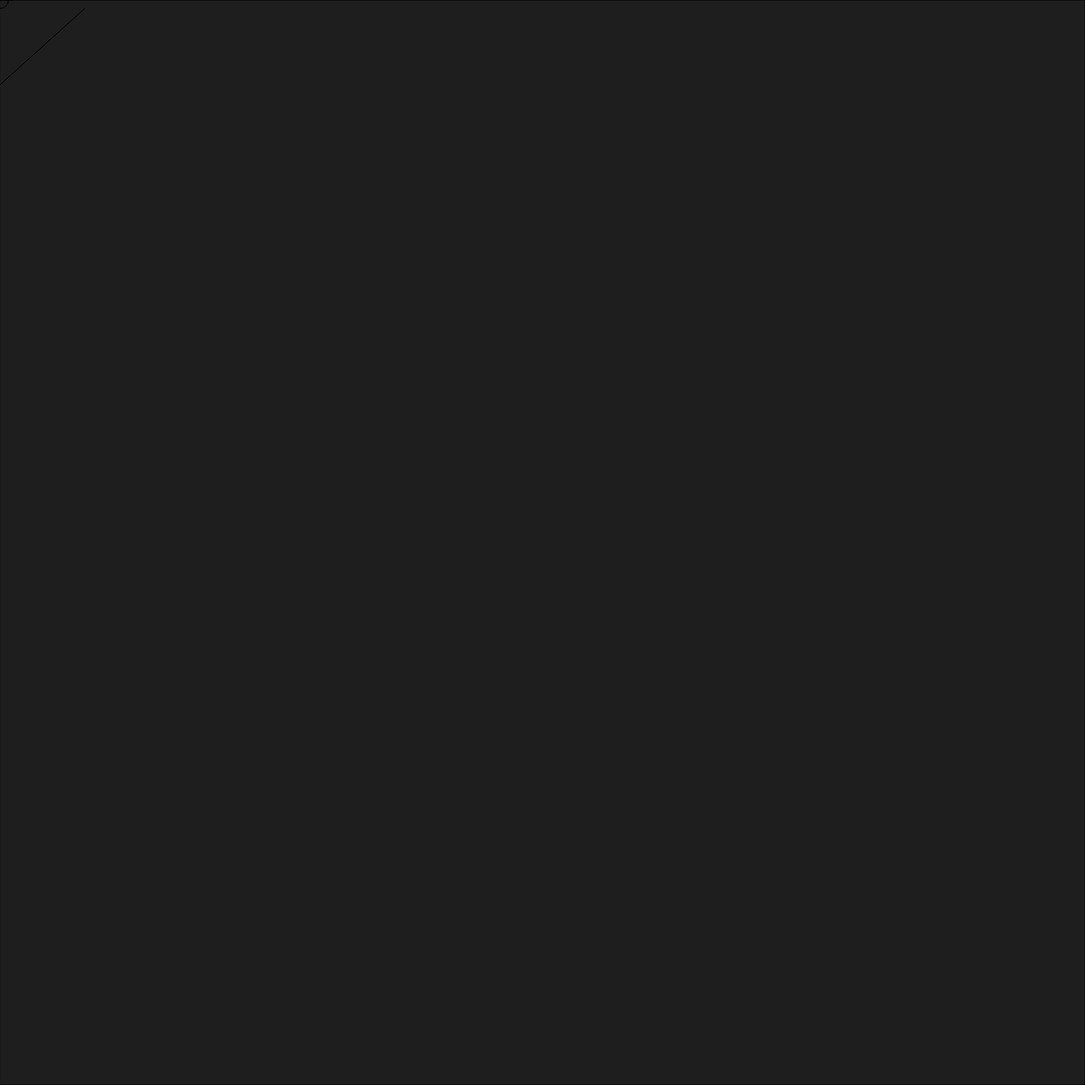
Frame 1 (no input)
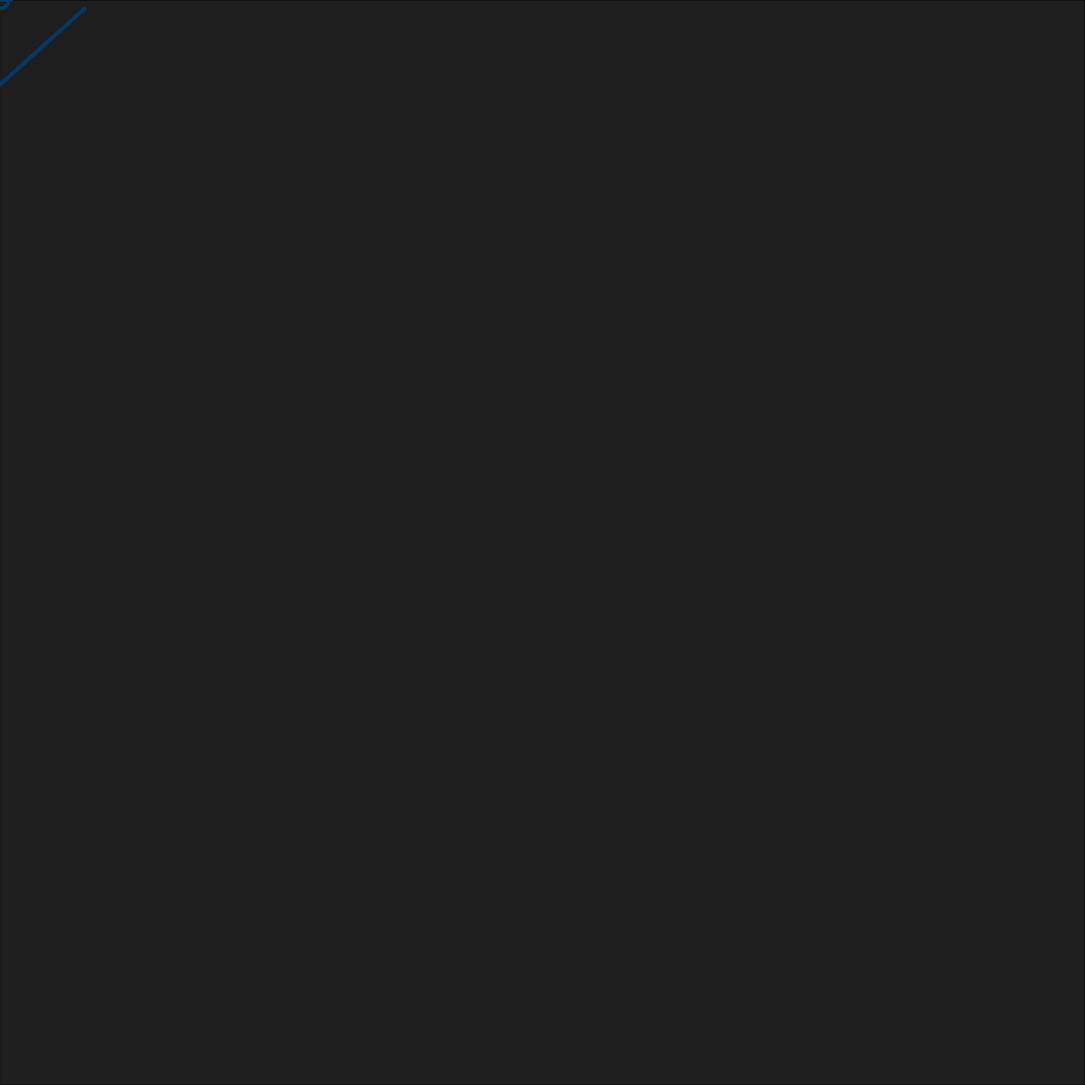
Frame 60 (no input)
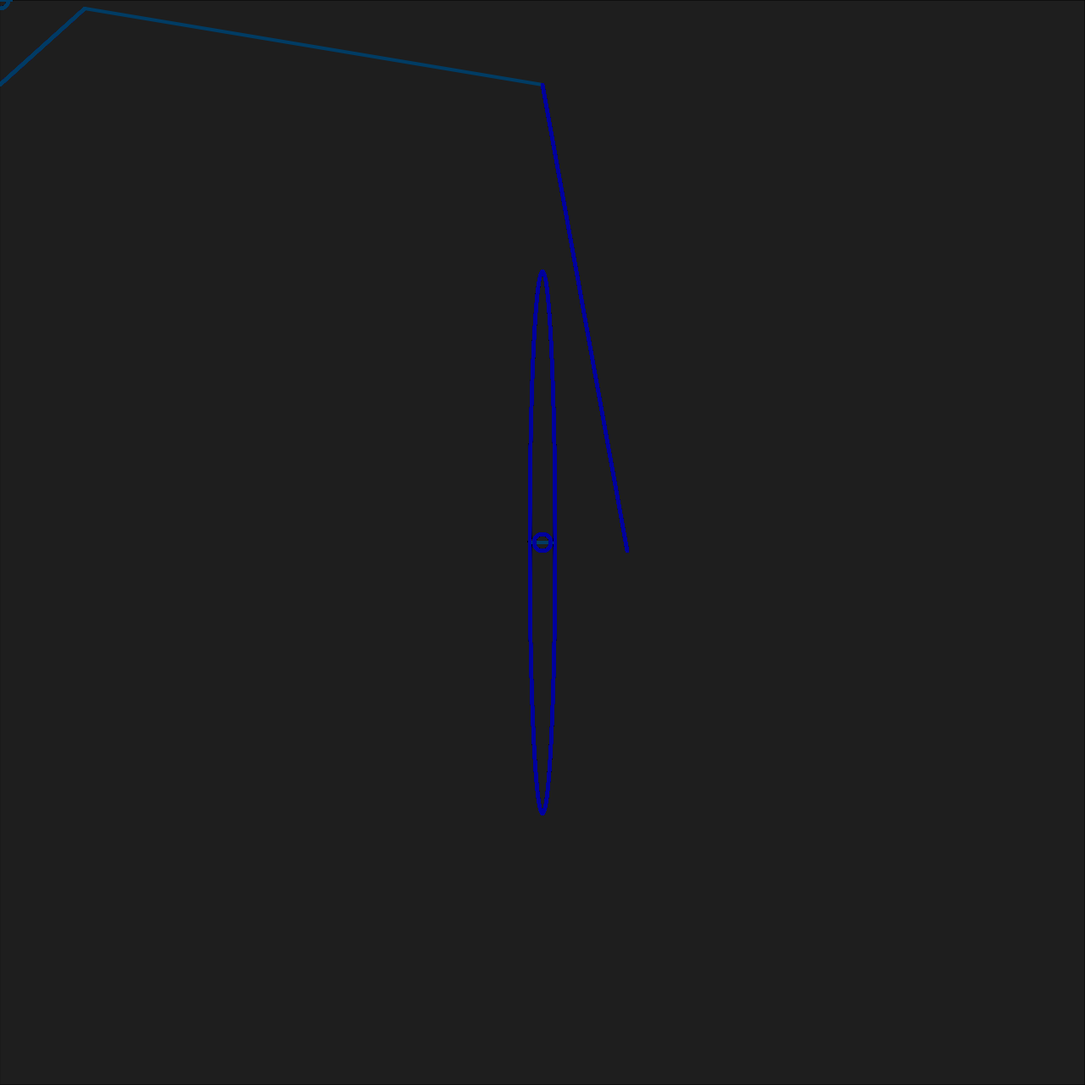
Frame 120 (the mouse pressed at the canvas centre since frame 60)

The p5.js sketch that drew these frames (run headless with seeded random() and noise() and a simulated clock; from frame 60 on, the mouse is pressed at the canvas centre):

// p5.js sketch
// ── sketch.js
var red;
var green;
var blue;
function setup () {
	createCanvas(1280,1280);	
	red = 0;
	green = 0;
	blue = 0;
	mySize = 60;
	fill(30)
	rect(0, 0, 1280, 1280)

}

function draw () {
	if( mouseX < width / 2 ) {
		green++;
		blue--;
	} else {
		green--;
		blue++;
	}

	if (green > 255) {
		green = 255;
	} else if (green < 0) {
		green = 0;
	
	}

	if (blue >= 255) {
		blue = 255;
	} else if ( blue <+ 0){
		blue = 0;
	
	}

	if(mouseX < width / 2) {
		mySize = 30;
	} else if (mySize <+ 30){
		mySize = 100;

	}

	//background;
	ellipse (mouseX, mouseY, mySize, pmouseY)
	line (mouseX, 100, pmouseX +100, pmouseY +10);
	noFill();
	ellipse(mouseX, mouseY, 20, 20);
	strokeWeight(4);
	stroke(0, green, blue + 100);
}
